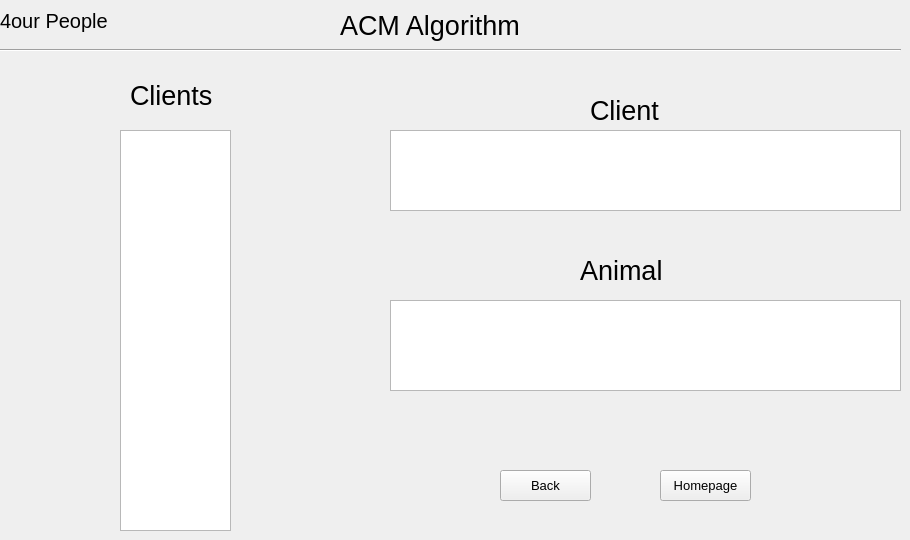
    <widget class="QWidget" name="page_12">
     <widget class="QLabel" name="label_163">
      <property name="geometry">
       <rect>
        <x>0</x>
        <y>0</y>
        <width>121</width>
        <height>41</height>
       </rect>
      </property>
      <property name="font">
       <font>
        <pointsize>15</pointsize>
       </font>
      </property>
      <property name="text">
       <string>4our People</string>
      </property>
     </widget>
     <widget class="QPushButton" name="pushButton_36">
      <property name="geometry">
       <rect>
        <x>500</x>
        <y>470</y>
        <width>91</width>
        <height>31</height>
       </rect>
      </property>
      <property name="font">
       <font>
        <pointsize>10</pointsize>
       </font>
      </property>
      <property name="text">
       <string>Back</string>
      </property>
     </widget>
     <widget class="QListView" name="listView_5">
      <property name="geometry">
       <rect>
        <x>120</x>
        <y>130</y>
        <width>111</width>
        <height>401</height>
       </rect>
      </property>
     </widget>
     <widget class="QTableView" name="tableView_6">
      <property name="geometry">
       <rect>
        <x>390</x>
        <y>130</y>
        <width>511</width>
        <height>81</height>
       </rect>
      </property>
     </widget>
     <widget class="QPushButton" name="pushButton_37">
      <property name="geometry">
       <rect>
        <x>660</x>
        <y>470</y>
        <width>91</width>
        <height>31</height>
       </rect>
      </property>
      <property name="font">
       <font>
        <pointsize>10</pointsize>
       </font>
      </property>
      <property name="text">
       <string>Homepage</string>
      </property>
     </widget>
     <widget class="QLabel" name="label_69">
      <property name="geometry">
       <rect>
        <x>130</x>
        <y>80</y>
        <width>91</width>
        <height>31</height>
       </rect>
      </property>
      <property name="font">
       <font>
        <pointsize>20</pointsize>
       </font>
      </property>
      <property name="text">
       <string>Clients</string>
      </property>
     </widget>
     <widget class="QLabel" name="label_70">
      <property name="geometry">
       <rect>
        <x>580</x>
        <y>260</y>
        <width>91</width>
        <height>21</height>
       </rect>
      </property>
      <property name="font">
       <font>
        <pointsize>20</pointsize>
       </font>
      </property>
      <property name="text">
       <string>Animal</string>
      </property>
     </widget>
     <widget class="Line" name="line_3">
      <property name="geometry">
       <rect>
        <x>0</x>
        <y>40</y>
        <width>901</width>
        <height>20</height>
       </rect>
      </property>
      <property name="orientation">
       <enum>Qt::Horizontal</enum>
      </property>
     </widget>
     <widget class="QTableView" name="tableView_7">
      <property name="geometry">
       <rect>
        <x>390</x>
        <y>300</y>
        <width>511</width>
        <height>91</height>
       </rect>
      </property>
     </widget>
     <widget class="QLabel" name="label_71">
      <property name="geometry">
       <rect>
        <x>590</x>
        <y>100</y>
        <width>81</width>
        <height>21</height>
       </rect>
      </property>
      <property name="font">
       <font>
        <pointsize>20</pointsize>
       </font>
      </property>
      <property name="text">
       <string>Client</string>
      </property>
     </widget>
     <widget class="QLabel" name="label_72">
      <property name="geometry">
       <rect>
        <x>340</x>
        <y>10</y>
        <width>201</width>
        <height>31</height>
       </rect>
      </property>
      <property name="font">
       <font>
        <pointsize>20</pointsize>
       </font>
      </property>
      <property name="text">
       <string>ACM Algorithm</string>
      </property>
     </widget>
    </widget>
